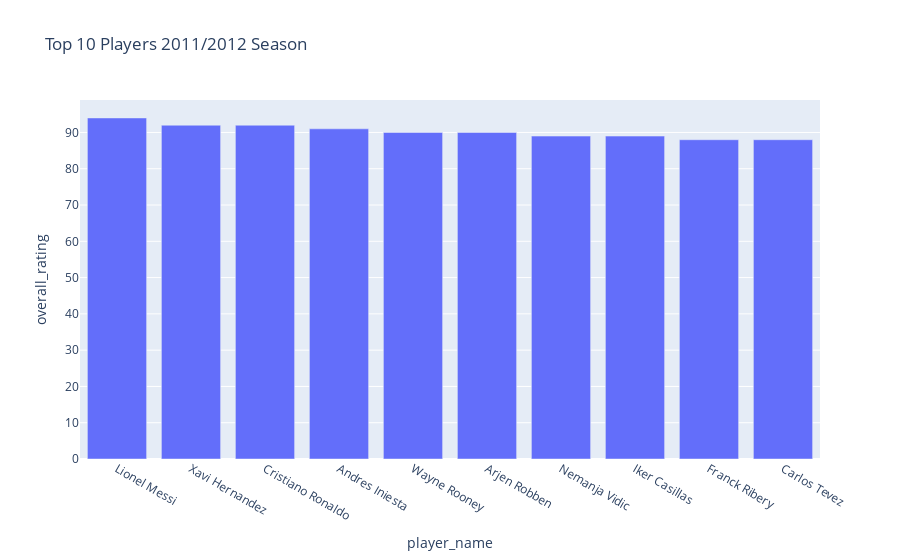

Notebook source saved alongside this figure:
### Code cell
first_10 = player_data_2012.sort_values(['overall_rating'], ascending=False)[['player_name','overall_rating']][:10].copy()
px.bar(first_10 , x='player_name' , y='overall_rating', title='Top 10 Players 2011/2012 Season')

### Figure 1 — Plotly figure (JSON) as saved in the notebook; plotly's stock layout.template omitted (floating-point values rounded to 4 significant figures)
{"data": [{"alignmentgroup": "True", "hovertemplate": "player_name=%{x}<br>overall_rating=%{y}<extra></extra>", "legendgroup": "", "marker": {"color": "#636efa", "pattern": {"shape": ""}}, "name": "", "offsetgroup": "", "orientation": "v", "showlegend": false, "textposition": "auto", "type": "bar", "x": ["Lionel Messi", "Xavi Hernandez", "Cristiano Ronaldo", "Andres Iniesta", "Wayne Rooney", "Arjen Robben", "Nemanja Vidic", "Iker Casillas", "Franck Ribery", "Carlos Tevez"], "xaxis": "x", "y": [94, 92, 92, 91, 90, 90, 89, 89, 88, 88], "yaxis": "y"}], "layout": {"barmode": "relative", "legend": {"tracegroupgap": 0}, "title": {"text": "Top 10 Players 2011/2012 Season"}, "xaxis": {"anchor": "y", "domain": [0, 1], "title": {"text": "player_name"}}, "yaxis": {"anchor": "x", "domain": [0, 1], "title": {"text": "overall_rating"}}}}
